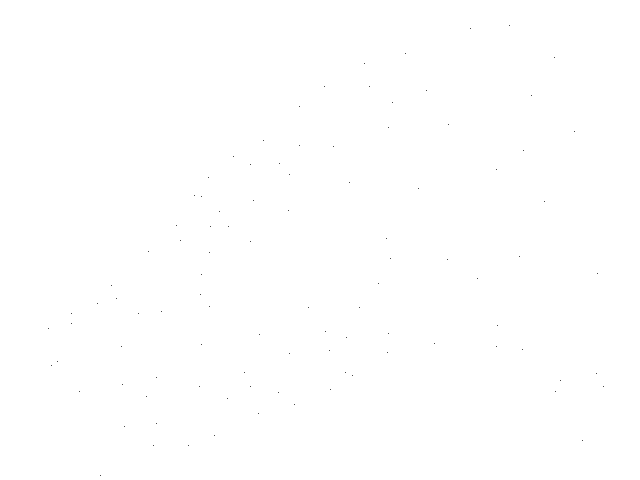
Frame 1 (no input)
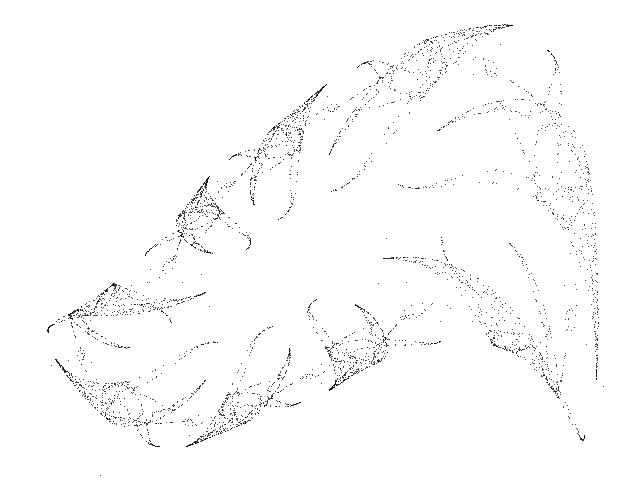
Frame 60 (the mouse pressed at the canvas centre just before this capture)
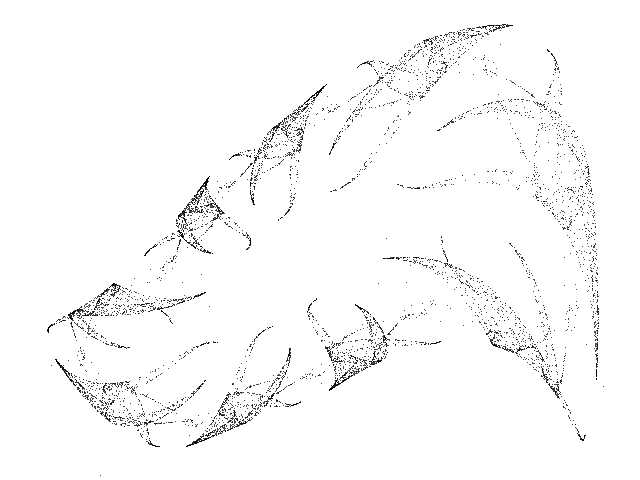
Frame 120 (the mouse held since frame 60 and released just before this capture)

The Processing sketch that drew these frames (run headless with seeded random() and noise(); from frame 60 on, the mouse is pressed at the canvas centre):

// Processing sketch: Quintic_A
// ── Quintic_A.pde
// Quintic A chaotic map //

  float x = 0.1;
  float y = 0.1;
  float a1 = -0.6;
  float a2 = -0.8;
  float a3 = 0.4;
  float a4 = -0.6;
  float a5 = 0.2;
  float a6 = 1.2;
  float a7 = -0.4;
  float a8 = -0.2;
  float a9 = 0.4;
  float a10 = 0.4;
  float a11 = 0.3;
  float a12 = -0.8;
  float a13 = 0.8;
  float a14 = -0.3;
  float a15 = -1.1;
  float a16 = -0.2;
  float a17 = 0.3;
  float a18 = 1.1;
  float a19 = 0.7;
  float a20 = 0.9;
  float a21 = 0.8;
  float a22 = 0.6;
  float a23 = -0.3;
  float a24 = -0.5;
  float a25 = 0.2;
  float a26 = 0.9;
  float a27 = -0.3;
  float a28 = -0.9;
  float a29 = 0.8;
  float a30 = -1.2;
  float a31 = 1.2;
  float a32 = 1.2;
  float a33 = 0.3;
  float a34 = 0.5;
  float a35 = 0.1;
  float a36 = 0.7;
  float a37 = 1.1;
  float a38 = -0.7;
  float a39 = -0.1;
  float a40 = -0.6;
  float a41 = -1.2;
  float a42 = 0.0;


void setup() {
  
  size(640, 480);
  background(255);
  
}

void draw() {
  
  for (int i=0; i<100; i++) {
    
    float nx = x;
    float ny = y;
        
    x = a1+a2*nx+a3*pow(nx,2.0)+a4*pow(nx,3.0)+a5*pow(nx,4.0)+a6*pow(nx,5.0)+a7*pow(nx,4.0)*ny+a8*pow(nx,3.0)*ny+a9*pow(nx,3)*pow(ny,2.0)+a10*pow(nx,2.0)*ny+a11*pow(nx,2)*pow(ny,2.0)+a12*pow(nx,2.0)*pow(ny,3.0)+a13*nx*ny+a14*nx*pow(ny,2.0)+a15*nx*pow(ny,3.0)+a16*nx*pow(ny,4.0)+a17*ny+a18*pow(ny,2.0)+a19*pow(ny,3.0)+a20*pow(ny,4.0)+a21*pow(ny,5.0);
    y = a22+a23*nx+a24*pow(nx,2.0)+a25*pow(nx,3.0)+a26*pow(nx,4.0)+a27*pow(nx,5.0)+a28*pow(nx,4.0)*ny+a29*pow(nx,3.0)*ny+a30*pow(nx,3.0)*pow(ny,2.0)+a31*pow(nx,2.0)*ny+a32*pow(nx,2.0)*pow(ny,2.0)+a33*pow(nx,2.0)*pow(ny,3.0)+a34*nx*ny+a35*nx*pow(ny,2.0)+a36*nx*pow(ny,3.0)+a37*nx*pow(ny,4.0)+a38*ny+a39*pow(ny,2.0)+a40*pow(ny,3.0)+a41*pow(ny,4.0)+a42*pow(ny,5.0);
  
    point(370 + (430 * x), -150 + (1250 * y));
        
  }

}
